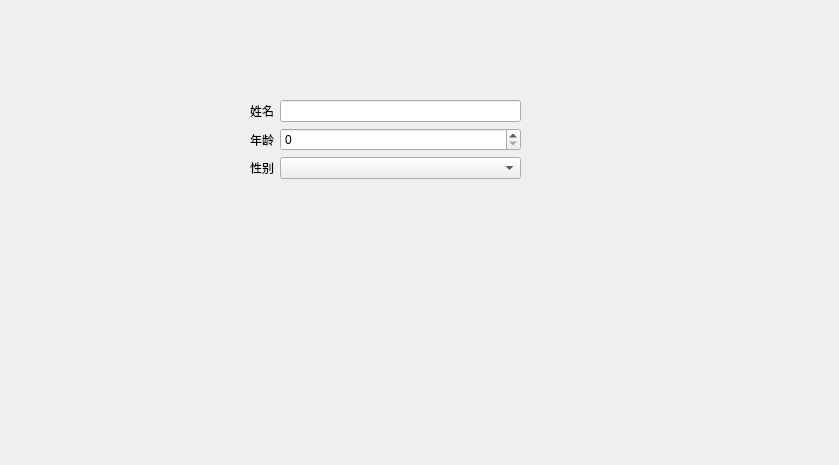
<?xml version="1.0" encoding="UTF-8"?>
<ui version="4.0">
 <class>layout</class>
 <widget class="QWidget" name="layout">
  <property name="geometry">
   <rect>
    <x>0</x>
    <y>0</y>
    <width>839</width>
    <height>465</height>
   </rect>
  </property>
  <property name="windowTitle">
   <string>layout</string>
  </property>
  <widget class="QWidget" name="formLayoutWidget_2">
   <property name="geometry">
    <rect>
     <x>250</x>
     <y>100</y>
     <width>271</width>
     <height>181</height>
    </rect>
   </property>
   <layout class="QFormLayout" name="formLayout_2">
    <item row="0" column="0">
     <widget class="QLabel" name="Label">
      <property name="text">
       <string>姓名</string>
      </property>
     </widget>
    </item>
    <item row="0" column="1">
     <widget class="QLineEdit" name="LineEdit"/>
    </item>
    <item row="1" column="0">
     <widget class="QLabel" name="Label_2">
      <property name="text">
       <string>年龄</string>
      </property>
     </widget>
    </item>
    <item row="1" column="1">
     <widget class="QSpinBox" name="SpinBox"/>
    </item>
    <item row="2" column="0">
     <widget class="QLabel" name="Label_3">
      <property name="text">
       <string>性别</string>
      </property>
     </widget>
    </item>
    <item row="2" column="1">
     <widget class="QComboBox" name="ComboBox"/>
    </item>
   </layout>
  </widget>
 </widget>
 <resources/>
 <connections/>
</ui>
